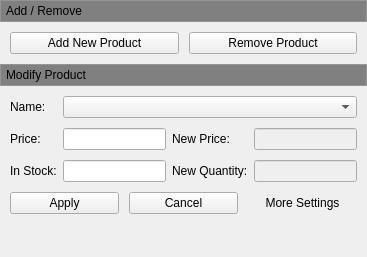
          <widget class="QWidget" name="scrollAreaWidgetContents_9">
           <property name="geometry">
            <rect>
             <x>0</x>
             <y>0</y>
             <width>367</width>
             <height>257</height>
            </rect>
           </property>
           <layout class="QVBoxLayout" name="verticalLayout_16">
            <property name="spacing">
             <number>0</number>
            </property>
            <property name="leftMargin">
             <number>0</number>
            </property>
            <property name="topMargin">
             <number>0</number>
            </property>
            <property name="rightMargin">
             <number>0</number>
            </property>
            <property name="bottomMargin">
             <number>0</number>
            </property>
            <item>
             <widget class="QFrame" name="verticalFrame_4">
              <property name="styleSheet">
               <string notr="true">background-color:rgb(191,193,194)</string>
              </property>
              <property name="frameShape">
               <enum>QFrame::StyledPanel</enum>
              </property>
              <layout class="QVBoxLayout" name="verticalLayout_19">
               <property name="spacing">
                <number>0</number>
               </property>
               <property name="leftMargin">
                <number>0</number>
               </property>
               <property name="topMargin">
                <number>0</number>
               </property>
               <property name="rightMargin">
                <number>0</number>
               </property>
               <property name="bottomMargin">
                <number>0</number>
               </property>
               <item>
                <widget class="QPushButton" name="m_pPushButton_ProductAdd_Header">
                 <property name="enabled">
                  <bool>true</bool>
                 </property>
                 <property name="sizePolicy">
                  <sizepolicy hsizetype="Expanding" vsizetype="Fixed">
                   <horstretch>0</horstretch>
                   <verstretch>0</verstretch>
                  </sizepolicy>
                 </property>
                 <property name="minimumSize">
                  <size>
                   <width>0</width>
                   <height>20</height>
                  </size>
                 </property>
                 <property name="maximumSize">
                  <size>
                   <width>16777215</width>
                   <height>20</height>
                  </size>
                 </property>
                 <property name="cursor">
                  <cursorShape>ArrowCursor</cursorShape>
                 </property>
                 <property name="mouseTracking">
                  <bool>true</bool>
                 </property>
                 <property name="focusPolicy">
                  <enum>Qt::NoFocus</enum>
                 </property>
                 <property name="autoFillBackground">
                  <bool>false</bool>
                 </property>
                 <property name="styleSheet">
                  <string notr="true">QPushButton {
    background-color: gray;
	border: 0px;
	border-radius: 0px;
	text-align: left;
	padding-left: 5px;
}
</string>
                 </property>
                 <property name="text">
                  <string>Add / Remove</string>
                 </property>
                 <property name="iconSize">
                  <size>
                   <width>10</width>
                   <height>10</height>
                  </size>
                 </property>
                 <property name="checkable">
                  <bool>true</bool>
                 </property>
                 <property name="checked">
                  <bool>true</bool>
                 </property>
                 <property name="flat">
                  <bool>true</bool>
                 </property>
                </widget>
               </item>
              </layout>
             </widget>
            </item>
            <item>
             <widget class="QWidget" name="m_pProductAddWidget" native="true">
              <layout class="QFormLayout" name="formLayout_10">
               <property name="fieldGrowthPolicy">
                <enum>QFormLayout::AllNonFixedFieldsGrow</enum>
               </property>
               <property name="horizontalSpacing">
                <number>5</number>
               </property>
               <property name="verticalSpacing">
                <number>10</number>
               </property>
               <property name="leftMargin">
                <number>10</number>
               </property>
               <property name="topMargin">
                <number>10</number>
               </property>
               <property name="rightMargin">
                <number>10</number>
               </property>
               <property name="bottomMargin">
                <number>10</number>
               </property>
               <item row="0" column="0" colspan="2">
                <layout class="QHBoxLayout" name="horizontalLayout_19">
                 <property name="spacing">
                  <number>10</number>
                 </property>
                 <property name="leftMargin">
                  <number>0</number>
                 </property>
                 <property name="rightMargin">
                  <number>0</number>
                 </property>
                 <property name="bottomMargin">
                  <number>0</number>
                 </property>
                 <item>
                  <widget class="QPushButton" name="m_p_PushButton_ProductSettings_AddNewProduct">
                   <property name="minimumSize">
                    <size>
                     <width>0</width>
                     <height>22</height>
                    </size>
                   </property>
                   <property name="autoFillBackground">
                    <bool>false</bool>
                   </property>
                   <property name="styleSheet">
                    <string notr="true"/>
                   </property>
                   <property name="text">
                    <string>Add New Product</string>
                   </property>
                   <property name="checkable">
                    <bool>false</bool>
                   </property>
                   <property name="checked">
                    <bool>false</bool>
                   </property>
                   <property name="flat">
                    <bool>false</bool>
                   </property>
                  </widget>
                 </item>
                 <item>
                  <widget class="QPushButton" name="m_p_PushButton_ProductSettings_RemoveProduct">
                   <property name="minimumSize">
                    <size>
                     <width>0</width>
                     <height>22</height>
                    </size>
                   </property>
                   <property name="text">
                    <string>Remove Product</string>
                   </property>
                  </widget>
                 </item>
                </layout>
               </item>
              </layout>
             </widget>
            </item>
            <item>
             <widget class="QFrame" name="verticalFrame_5">
              <property name="styleSheet">
               <string notr="true">background-color:rgb(191,193,194)</string>
              </property>
              <property name="frameShape">
               <enum>QFrame::StyledPanel</enum>
              </property>
              <layout class="QVBoxLayout" name="verticalLayout_25">
               <property name="spacing">
                <number>0</number>
               </property>
               <property name="leftMargin">
                <number>0</number>
               </property>
               <property name="topMargin">
                <number>0</number>
               </property>
               <property name="rightMargin">
                <number>0</number>
               </property>
               <property name="bottomMargin">
                <number>0</number>
               </property>
               <item>
                <widget class="QPushButton" name="m_pPushButton_ProductChange_Header">
                 <property name="enabled">
                  <bool>true</bool>
                 </property>
                 <property name="sizePolicy">
                  <sizepolicy hsizetype="Expanding" vsizetype="Fixed">
                   <horstretch>0</horstretch>
                   <verstretch>0</verstretch>
                  </sizepolicy>
                 </property>
                 <property name="minimumSize">
                  <size>
                   <width>0</width>
                   <height>20</height>
                  </size>
                 </property>
                 <property name="maximumSize">
                  <size>
                   <width>16777215</width>
                   <height>20</height>
                  </size>
                 </property>
                 <property name="focusPolicy">
                  <enum>Qt::NoFocus</enum>
                 </property>
                 <property name="autoFillBackground">
                  <bool>false</bool>
                 </property>
                 <property name="styleSheet">
                  <string notr="true">QPushButton {
    background-color: gray;
	border: 0px;
	border-radius: 0px;
	text-align: left;
	padding-left: 5px;
}
</string>
                 </property>
                 <property name="text">
                  <string>Modify Product</string>
                 </property>
                 <property name="iconSize">
                  <size>
                   <width>10</width>
                   <height>10</height>
                  </size>
                 </property>
                 <property name="checkable">
                  <bool>true</bool>
                 </property>
                 <property name="checked">
                  <bool>true</bool>
                 </property>
                 <property name="flat">
                  <bool>true</bool>
                 </property>
                </widget>
               </item>
              </layout>
             </widget>
            </item>
            <item>
             <widget class="QWidget" name="m_pProductChangeWidget" native="true">
              <layout class="QGridLayout" name="gridLayout_4">
               <property name="leftMargin">
                <number>10</number>
               </property>
               <property name="topMargin">
                <number>10</number>
               </property>
               <property name="rightMargin">
                <number>10</number>
               </property>
               <property name="bottomMargin">
                <number>10</number>
               </property>
               <property name="verticalSpacing">
                <number>10</number>
               </property>
               <item row="0" column="0">
                <widget class="QLabel" name="label_10">
                 <property name="text">
                  <string>Name:</string>
                 </property>
                </widget>
               </item>
               <item row="0" column="1" colspan="3">
                <widget class="QComboBox" name="m_p_ComboBox_ProductSettings_ProductName">
                 <property name="currentText">
                  <string/>
                 </property>
                </widget>
               </item>
               <item row="1" column="1">
                <widget class="QLineEdit" name="m_p_LineEdit_ProductSettings_Price">
                 <property name="styleSheet">
                  <string notr="true"/>
                 </property>
                 <property name="readOnly">
                  <bool>true</bool>
                 </property>
                </widget>
               </item>
               <item row="1" column="0">
                <widget class="QLabel" name="label_11">
                 <property name="text">
                  <string>Price:</string>
                 </property>
                </widget>
               </item>
               <item row="2" column="1">
                <widget class="QLineEdit" name="m_p_LineEdit_ProductSettings_Quantity">
                 <property name="readOnly">
                  <bool>true</bool>
                 </property>
                </widget>
               </item>
               <item row="1" column="3">
                <widget class="QLineEdit" name="m_p_LineEdit_ProductSettings_NewPrice">
                 <property name="enabled">
                  <bool>false</bool>
                 </property>
                </widget>
               </item>
               <item row="2" column="0">
                <widget class="QLabel" name="label_12">
                 <property name="text">
                  <string>In Stock:</string>
                 </property>
                </widget>
               </item>
               <item row="1" column="2">
                <widget class="QLabel" name="label_13">
                 <property name="text">
                  <string>New Price:</string>
                 </property>
                </widget>
               </item>
               <item row="2" column="2">
                <widget class="QLabel" name="label_14">
                 <property name="text">
                  <string>New Quantity:</string>
                 </property>
                </widget>
               </item>
               <item row="2" column="3">
                <widget class="QLineEdit" name="m_p_LineEdit_ProductSettings_NewQuantity">
                 <property name="enabled">
                  <bool>false</bool>
                 </property>
                </widget>
               </item>
               <item row="3" column="0" colspan="4">
                <layout class="QHBoxLayout" name="horizontalLayout_17">
                 <property name="spacing">
                  <number>10</number>
                 </property>
                 <property name="leftMargin">
                  <number>0</number>
                 </property>
                 <property name="rightMargin">
                  <number>0</number>
                 </property>
                 <property name="bottomMargin">
                  <number>0</number>
                 </property>
                 <item>
                  <widget class="QPushButton" name="m_p_PushButton_ProductSettings_Apply">
                   <property name="minimumSize">
                    <size>
                     <width>0</width>
                     <height>22</height>
                    </size>
                   </property>
                   <property name="maximumSize">
                    <size>
                     <width>16777215</width>
                     <height>21</height>
                    </size>
                   </property>
                   <property name="text">
                    <string>Apply</string>
                   </property>
                  </widget>
                 </item>
                 <item>
                  <widget class="QPushButton" name="m_p_PushButton_ProductSettings_Cancel">
                   <property name="minimumSize">
                    <size>
                     <width>0</width>
                     <height>22</height>
                    </size>
                   </property>
                   <property name="maximumSize">
                    <size>
                     <width>16777215</width>
                     <height>21</height>
                    </size>
                   </property>
                   <property name="text">
                    <string>Cancel</string>
                   </property>
                  </widget>
                 </item>
                 <item>
                  <widget class="QPushButton" name="m_p_PushButton_ProductSettings_MoreSettings">
                   <property name="minimumSize">
                    <size>
                     <width>0</width>
                     <height>22</height>
                    </size>
                   </property>
                   <property name="maximumSize">
                    <size>
                     <width>16777215</width>
                     <height>21</height>
                    </size>
                   </property>
                   <property name="layoutDirection">
                    <enum>Qt::RightToLeft</enum>
                   </property>
                   <property name="autoFillBackground">
                    <bool>false</bool>
                   </property>
                   <property name="styleSheet">
                    <string notr="true">QToolButton {
	color: rgb(132, 132, 130);
	border: 0px;
	background-color: rgb(191,193,194);
}

QToolButton:hover {
	background-color: gray;
	border-radius: 0px;
}
</string>
                   </property>
                   <property name="text">
                    <string>More Settings</string>
                   </property>
                   <property name="flat">
                    <bool>true</bool>
                   </property>
                  </widget>
                 </item>
                </layout>
               </item>
              </layout>
             </widget>
            </item>
            <item>
             <spacer name="verticalSpacer_6">
              <property name="orientation">
               <enum>Qt::Vertical</enum>
              </property>
              <property name="sizeHint" stdset="0">
               <size>
                <width>20</width>
                <height>40</height>
               </size>
              </property>
             </spacer>
            </item>
           </layout>
          </widget>
